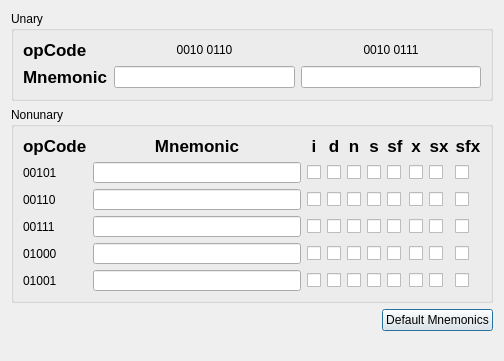
<?xml version="1.0" encoding="UTF-8"?>
<ui version="4.0">
 <class>RedefineMnemonicsDialog</class>
 <widget class="QDialog" name="RedefineMnemonicsDialog">
  <property name="windowModality">
   <enum>Qt::ApplicationModal</enum>
  </property>
  <property name="geometry">
   <rect>
    <x>0</x>
    <y>0</y>
    <width>504</width>
    <height>361</height>
   </rect>
  </property>
  <property name="sizePolicy">
   <sizepolicy hsizetype="Preferred" vsizetype="Preferred">
    <horstretch>0</horstretch>
    <verstretch>0</verstretch>
   </sizepolicy>
  </property>
  <property name="minimumSize">
   <size>
    <width>504</width>
    <height>361</height>
   </size>
  </property>
  <property name="maximumSize">
   <size>
    <width>504</width>
    <height>361</height>
   </size>
  </property>
  <property name="windowTitle">
   <string>Redefine Mnemonics</string>
  </property>
  <property name="sizeGripEnabled">
   <bool>false</bool>
  </property>
  <property name="modal">
   <bool>false</bool>
  </property>
  <layout class="QVBoxLayout" name="verticalLayout_2">
   <item>
    <widget class="QGroupBox" name="groupBox">
     <property name="title">
      <string>Unary</string>
     </property>
     <layout class="QVBoxLayout" name="verticalLayout">
      <item>
       <layout class="QGridLayout" name="gridLayout">
        <property name="sizeConstraint">
         <enum>QLayout::SetDefaultConstraint</enum>
        </property>
        <item row="1" column="0">
         <widget class="QLabel" name="unaryMnemonicLabel">
          <property name="font">
           <font>
            <family>Lucida Grande</family>
            <pointsize>13</pointsize>
            <weight>75</weight>
            <italic>false</italic>
            <bold>true</bold>
            <underline>false</underline>
            <strikeout>false</strikeout>
           </font>
          </property>
          <property name="text">
           <string>Mnemonic</string>
          </property>
         </widget>
        </item>
        <item row="1" column="1">
         <widget class="QLineEdit" name="unaryMnemonic0LineEdit"/>
        </item>
        <item row="1" column="2">
         <widget class="QLineEdit" name="unaryMnemonic1LineEdit"/>
        </item>
        <item row="0" column="0">
         <widget class="QLabel" name="unaryOpCodeLabel">
          <property name="font">
           <font>
            <family>Lucida Grande</family>
            <pointsize>13</pointsize>
            <weight>75</weight>
            <italic>false</italic>
            <bold>true</bold>
            <underline>false</underline>
            <strikeout>false</strikeout>
           </font>
          </property>
          <property name="text">
           <string>opCode</string>
          </property>
         </widget>
        </item>
        <item row="0" column="2">
         <widget class="QLabel" name="unaryOpCode1Label">
          <property name="text">
           <string>0010 0111</string>
          </property>
          <property name="alignment">
           <set>Qt::AlignCenter</set>
          </property>
         </widget>
        </item>
        <item row="0" column="1">
         <widget class="QLabel" name="unaryOpCode0Label">
          <property name="text">
           <string>0010 0110</string>
          </property>
          <property name="alignment">
           <set>Qt::AlignCenter</set>
          </property>
         </widget>
        </item>
        <item row="2" column="0" colspan="3">
         <spacer name="horizontalSpacer">
          <property name="orientation">
           <enum>Qt::Horizontal</enum>
          </property>
          <property name="sizeHint" stdset="0">
           <size>
            <width>40</width>
            <height>1</height>
           </size>
          </property>
         </spacer>
        </item>
       </layout>
      </item>
     </layout>
    </widget>
   </item>
   <item>
    <widget class="QGroupBox" name="groupBox_2">
     <property name="title">
      <string>Nonunary</string>
     </property>
     <layout class="QGridLayout" name="gridLayout_2">
      <item row="0" column="0">
       <widget class="QLabel" name="nonunaryOpCodeLabel">
        <property name="font">
         <font>
          <family>Lucida Grande</family>
          <pointsize>13</pointsize>
          <weight>75</weight>
          <italic>false</italic>
          <bold>true</bold>
          <underline>false</underline>
          <strikeout>false</strikeout>
         </font>
        </property>
        <property name="text">
         <string>opCode</string>
        </property>
       </widget>
      </item>
      <item row="0" column="1">
       <widget class="QLabel" name="nonunaryMnemonicLabel">
        <property name="font">
         <font>
          <family>Lucida Grande</family>
          <pointsize>13</pointsize>
          <weight>75</weight>
          <italic>false</italic>
          <bold>true</bold>
          <underline>false</underline>
          <strikeout>false</strikeout>
         </font>
        </property>
        <property name="text">
         <string>Mnemonic</string>
        </property>
        <property name="alignment">
         <set>Qt::AlignCenter</set>
        </property>
       </widget>
      </item>
      <item row="0" column="2">
       <widget class="QLabel" name="iLabel">
        <property name="font">
         <font>
          <family>Lucida Grande</family>
          <pointsize>13</pointsize>
          <weight>75</weight>
          <italic>false</italic>
          <bold>true</bold>
          <underline>false</underline>
          <strikeout>false</strikeout>
         </font>
        </property>
        <property name="text">
         <string>i</string>
        </property>
        <property name="alignment">
         <set>Qt::AlignCenter</set>
        </property>
       </widget>
      </item>
      <item row="0" column="3">
       <widget class="QLabel" name="dLabel">
        <property name="font">
         <font>
          <family>Lucida Grande</family>
          <pointsize>13</pointsize>
          <weight>75</weight>
          <italic>false</italic>
          <bold>true</bold>
          <underline>false</underline>
          <strikeout>false</strikeout>
         </font>
        </property>
        <property name="text">
         <string>d</string>
        </property>
        <property name="alignment">
         <set>Qt::AlignCenter</set>
        </property>
       </widget>
      </item>
      <item row="0" column="4">
       <widget class="QLabel" name="nLabel">
        <property name="font">
         <font>
          <family>Lucida Grande</family>
          <pointsize>13</pointsize>
          <weight>75</weight>
          <italic>false</italic>
          <bold>true</bold>
          <underline>false</underline>
          <strikeout>false</strikeout>
         </font>
        </property>
        <property name="text">
         <string>n</string>
        </property>
        <property name="alignment">
         <set>Qt::AlignCenter</set>
        </property>
       </widget>
      </item>
      <item row="0" column="5">
       <widget class="QLabel" name="sLabel">
        <property name="font">
         <font>
          <family>Lucida Grande</family>
          <pointsize>13</pointsize>
          <weight>75</weight>
          <italic>false</italic>
          <bold>true</bold>
          <underline>false</underline>
          <strikeout>false</strikeout>
         </font>
        </property>
        <property name="text">
         <string>s</string>
        </property>
        <property name="alignment">
         <set>Qt::AlignCenter</set>
        </property>
       </widget>
      </item>
      <item row="0" column="6">
       <widget class="QLabel" name="sfLabel">
        <property name="font">
         <font>
          <family>Lucida Grande</family>
          <pointsize>13</pointsize>
          <weight>75</weight>
          <italic>false</italic>
          <bold>true</bold>
          <underline>false</underline>
          <strikeout>false</strikeout>
         </font>
        </property>
        <property name="text">
         <string>sf</string>
        </property>
        <property name="alignment">
         <set>Qt::AlignCenter</set>
        </property>
       </widget>
      </item>
      <item row="0" column="7">
       <widget class="QLabel" name="xLabel">
        <property name="font">
         <font>
          <family>Lucida Grande</family>
          <pointsize>13</pointsize>
          <weight>75</weight>
          <italic>false</italic>
          <bold>true</bold>
          <underline>false</underline>
          <strikeout>false</strikeout>
         </font>
        </property>
        <property name="text">
         <string>x</string>
        </property>
        <property name="alignment">
         <set>Qt::AlignCenter</set>
        </property>
       </widget>
      </item>
      <item row="0" column="8">
       <widget class="QLabel" name="sxLabel">
        <property name="font">
         <font>
          <family>Lucida Grande</family>
          <pointsize>13</pointsize>
          <weight>75</weight>
          <italic>false</italic>
          <bold>true</bold>
          <underline>false</underline>
          <strikeout>false</strikeout>
         </font>
        </property>
        <property name="text">
         <string>sx</string>
        </property>
        <property name="alignment">
         <set>Qt::AlignCenter</set>
        </property>
       </widget>
      </item>
      <item row="0" column="9">
       <widget class="QLabel" name="sfxLabel">
        <property name="font">
         <font>
          <family>Lucida Grande</family>
          <pointsize>13</pointsize>
          <weight>75</weight>
          <italic>false</italic>
          <bold>true</bold>
          <underline>false</underline>
          <strikeout>false</strikeout>
         </font>
        </property>
        <property name="text">
         <string>sfx</string>
        </property>
        <property name="alignment">
         <set>Qt::AlignCenter</set>
        </property>
       </widget>
      </item>
      <item row="1" column="0">
       <widget class="QLabel" name="nonunaryOpCode1Label">
        <property name="text">
         <string>00101</string>
        </property>
       </widget>
      </item>
      <item row="1" column="1">
       <widget class="QLineEdit" name="nonUnaryMnemonic0LineEdit">
        <property name="minimumSize">
         <size>
          <width>0</width>
          <height>21</height>
         </size>
        </property>
        <property name="maximumSize">
         <size>
          <width>16777215</width>
          <height>21</height>
         </size>
        </property>
       </widget>
      </item>
      <item row="1" column="2">
       <widget class="QCheckBox" name="mnemon0iCheckBox">
        <property name="text">
         <string/>
        </property>
       </widget>
      </item>
      <item row="1" column="3">
       <widget class="QCheckBox" name="mnemon0dCheckBox">
        <property name="text">
         <string/>
        </property>
       </widget>
      </item>
      <item row="1" column="4">
       <widget class="QCheckBox" name="mnemon0nCheckBox">
        <property name="text">
         <string/>
        </property>
       </widget>
      </item>
      <item row="1" column="5">
       <widget class="QCheckBox" name="mnemon0sCheckBox">
        <property name="text">
         <string/>
        </property>
       </widget>
      </item>
      <item row="1" column="6">
       <widget class="QCheckBox" name="mnemon0sfCheckBox">
        <property name="text">
         <string/>
        </property>
       </widget>
      </item>
      <item row="1" column="7">
       <widget class="QCheckBox" name="mnemon0xCheckBox">
        <property name="text">
         <string/>
        </property>
       </widget>
      </item>
      <item row="1" column="8">
       <widget class="QCheckBox" name="mnemon0sxCheckBox">
        <property name="text">
         <string/>
        </property>
       </widget>
      </item>
      <item row="1" column="9">
       <widget class="QCheckBox" name="mnemon0sfxCheckBox">
        <property name="text">
         <string/>
        </property>
       </widget>
      </item>
      <item row="2" column="0">
       <widget class="QLabel" name="nonunaryOpCode2Label">
        <property name="text">
         <string>00110</string>
        </property>
       </widget>
      </item>
      <item row="2" column="1">
       <widget class="QLineEdit" name="nonUnaryMnemonic1LineEdit">
        <property name="minimumSize">
         <size>
          <width>0</width>
          <height>21</height>
         </size>
        </property>
        <property name="maximumSize">
         <size>
          <width>16777215</width>
          <height>21</height>
         </size>
        </property>
       </widget>
      </item>
      <item row="2" column="2">
       <widget class="QCheckBox" name="mnemon1iCheckBox">
        <property name="text">
         <string/>
        </property>
       </widget>
      </item>
      <item row="2" column="3">
       <widget class="QCheckBox" name="mnemon1dCheckBox">
        <property name="text">
         <string/>
        </property>
       </widget>
      </item>
      <item row="2" column="4">
       <widget class="QCheckBox" name="mnemon1nCheckBox">
        <property name="text">
         <string/>
        </property>
       </widget>
      </item>
      <item row="2" column="5">
       <widget class="QCheckBox" name="mnemon1sCheckBox">
        <property name="text">
         <string/>
        </property>
       </widget>
      </item>
      <item row="2" column="6">
       <widget class="QCheckBox" name="mnemon1sfCheckBox">
        <property name="text">
         <string/>
        </property>
       </widget>
      </item>
      <item row="2" column="7">
       <widget class="QCheckBox" name="mnemon1xCheckBox">
        <property name="text">
         <string/>
        </property>
       </widget>
      </item>
      <item row="2" column="8">
       <widget class="QCheckBox" name="mnemon1sxCheckBox">
        <property name="text">
         <string/>
        </property>
       </widget>
      </item>
      <item row="2" column="9">
       <widget class="QCheckBox" name="mnemon1sfxCheckBox">
        <property name="text">
         <string/>
        </property>
       </widget>
      </item>
      <item row="3" column="0">
       <widget class="QLabel" name="nonunaryOpCode3Label">
        <property name="text">
         <string>00111</string>
        </property>
       </widget>
      </item>
      <item row="3" column="1">
       <widget class="QLineEdit" name="nonUnaryMnemonic2LineEdit">
        <property name="minimumSize">
         <size>
          <width>0</width>
          <height>21</height>
         </size>
        </property>
        <property name="maximumSize">
         <size>
          <width>16777215</width>
          <height>21</height>
         </size>
        </property>
       </widget>
      </item>
      <item row="3" column="2">
       <widget class="QCheckBox" name="mnemon2iCheckBox">
        <property name="text">
         <string/>
        </property>
       </widget>
      </item>
      <item row="3" column="3">
       <widget class="QCheckBox" name="mnemon2dCheckBox">
        <property name="text">
         <string/>
        </property>
       </widget>
      </item>
      <item row="3" column="4">
       <widget class="QCheckBox" name="mnemon2nCheckBox">
        <property name="text">
         <string/>
        </property>
       </widget>
      </item>
      <item row="3" column="5">
       <widget class="QCheckBox" name="mnemon2sCheckBox">
        <property name="text">
         <string/>
        </property>
       </widget>
      </item>
      <item row="3" column="6">
       <widget class="QCheckBox" name="mnemon2sfCheckBox">
        <property name="text">
         <string/>
        </property>
       </widget>
      </item>
      <item row="3" column="7">
       <widget class="QCheckBox" name="mnemon2xCheckBox">
        <property name="text">
         <string/>
        </property>
       </widget>
      </item>
      <item row="3" column="8">
       <widget class="QCheckBox" name="mnemon2sxCheckBox">
        <property name="text">
         <string/>
        </property>
       </widget>
      </item>
      <item row="3" column="9">
       <widget class="QCheckBox" name="mnemon2sfxCheckBox">
        <property name="text">
         <string/>
        </property>
       </widget>
      </item>
      <item row="4" column="0">
       <widget class="QLabel" name="nonunaryOpCode4Label">
        <property name="text">
         <string>01000</string>
        </property>
       </widget>
      </item>
      <item row="4" column="1">
       <widget class="QLineEdit" name="nonUnaryMnemonic3LineEdit">
        <property name="minimumSize">
         <size>
          <width>0</width>
          <height>21</height>
         </size>
        </property>
        <property name="maximumSize">
         <size>
          <width>16777215</width>
          <height>21</height>
         </size>
        </property>
       </widget>
      </item>
      <item row="4" column="2">
       <widget class="QCheckBox" name="mnemon3iCheckBox">
        <property name="text">
         <string/>
        </property>
       </widget>
      </item>
      <item row="4" column="3">
       <widget class="QCheckBox" name="mnemon3dCheckBox">
        <property name="text">
         <string/>
        </property>
       </widget>
      </item>
      <item row="4" column="4">
       <widget class="QCheckBox" name="mnemon3nCheckBox">
        <property name="text">
         <string/>
        </property>
       </widget>
      </item>
      <item row="4" column="5">
       <widget class="QCheckBox" name="mnemon3sCheckBox">
        <property name="text">
         <string/>
        </property>
       </widget>
      </item>
      <item row="4" column="6">
       <widget class="QCheckBox" name="mnemon3sfCheckBox">
        <property name="text">
         <string/>
        </property>
       </widget>
      </item>
      <item row="4" column="7">
       <widget class="QCheckBox" name="mnemon3xCheckBox">
        <property name="text">
         <string/>
        </property>
       </widget>
      </item>
      <item row="4" column="8">
       <widget class="QCheckBox" name="mnemon3sxCheckBox">
        <property name="text">
         <string/>
        </property>
       </widget>
      </item>
      <item row="4" column="9">
       <widget class="QCheckBox" name="mnemon3sfxCheckBox">
        <property name="text">
         <string/>
        </property>
       </widget>
      </item>
      <item row="5" column="0">
       <widget class="QLabel" name="nonunaryOpCode5Label">
        <property name="text">
         <string>01001</string>
        </property>
       </widget>
      </item>
      <item row="5" column="1">
       <widget class="QLineEdit" name="nonUnaryMnemonic4LineEdit">
        <property name="minimumSize">
         <size>
          <width>0</width>
          <height>21</height>
         </size>
        </property>
        <property name="maximumSize">
         <size>
          <width>16777215</width>
          <height>21</height>
         </size>
        </property>
       </widget>
      </item>
      <item row="5" column="2">
       <widget class="QCheckBox" name="mnemon4iCheckBox">
        <property name="text">
         <string/>
        </property>
       </widget>
      </item>
      <item row="5" column="3">
       <widget class="QCheckBox" name="mnemon4dCheckBox">
        <property name="text">
         <string/>
        </property>
       </widget>
      </item>
      <item row="5" column="4">
       <widget class="QCheckBox" name="mnemon4nCheckBox">
        <property name="text">
         <string/>
        </property>
       </widget>
      </item>
      <item row="5" column="5">
       <widget class="QCheckBox" name="mnemon4sCheckBox">
        <property name="text">
         <string/>
        </property>
       </widget>
      </item>
      <item row="5" column="6">
       <widget class="QCheckBox" name="mnemon4sfCheckBox">
        <property name="text">
         <string/>
        </property>
       </widget>
      </item>
      <item row="5" column="7">
       <widget class="QCheckBox" name="mnemon4xCheckBox">
        <property name="text">
         <string/>
        </property>
       </widget>
      </item>
      <item row="5" column="8">
       <widget class="QCheckBox" name="mnemon4sxCheckBox">
        <property name="text">
         <string/>
        </property>
       </widget>
      </item>
      <item row="5" column="9">
       <widget class="QCheckBox" name="mnemon4sfxCheckBox">
        <property name="text">
         <string/>
        </property>
       </widget>
      </item>
     </layout>
    </widget>
   </item>
   <item>
    <layout class="QHBoxLayout">
     <item>
      <widget class="QLabel" name="warningLabel">
       <property name="text">
        <string/>
       </property>
      </widget>
     </item>
     <item>
      <spacer>
       <property name="orientation">
        <enum>Qt::Horizontal</enum>
       </property>
       <property name="sizeHint" stdset="0">
        <size>
         <width>40</width>
         <height>20</height>
        </size>
       </property>
      </spacer>
     </item>
     <item>
      <widget class="QPushButton" name="defaultMnemonicsButton">
       <property name="text">
        <string>Default Mnemonics</string>
       </property>
      </widget>
     </item>
    </layout>
   </item>
   <item>
    <spacer name="verticalSpacer">
     <property name="orientation">
      <enum>Qt::Vertical</enum>
     </property>
     <property name="sizeHint" stdset="0">
      <size>
       <width>20</width>
       <height>27</height>
      </size>
     </property>
    </spacer>
   </item>
  </layout>
 </widget>
 <tabstops>
  <tabstop>unaryMnemonic0LineEdit</tabstop>
  <tabstop>unaryMnemonic1LineEdit</tabstop>
  <tabstop>nonUnaryMnemonic0LineEdit</tabstop>
  <tabstop>mnemon0iCheckBox</tabstop>
  <tabstop>mnemon0dCheckBox</tabstop>
  <tabstop>mnemon0nCheckBox</tabstop>
  <tabstop>mnemon0sCheckBox</tabstop>
  <tabstop>mnemon0sfCheckBox</tabstop>
  <tabstop>mnemon0xCheckBox</tabstop>
  <tabstop>mnemon0sxCheckBox</tabstop>
  <tabstop>mnemon0sfxCheckBox</tabstop>
  <tabstop>nonUnaryMnemonic1LineEdit</tabstop>
  <tabstop>mnemon1iCheckBox</tabstop>
  <tabstop>mnemon1dCheckBox</tabstop>
  <tabstop>mnemon1nCheckBox</tabstop>
  <tabstop>mnemon1sCheckBox</tabstop>
  <tabstop>mnemon2sCheckBox</tabstop>
  <tabstop>mnemon1xCheckBox</tabstop>
  <tabstop>mnemon1sxCheckBox</tabstop>
  <tabstop>mnemon1sfxCheckBox</tabstop>
  <tabstop>nonUnaryMnemonic2LineEdit</tabstop>
  <tabstop>mnemon2iCheckBox</tabstop>
  <tabstop>mnemon3sfCheckBox</tabstop>
  <tabstop>mnemon2nCheckBox</tabstop>
  <tabstop>mnemon1sfCheckBox</tabstop>
  <tabstop>mnemon2sfCheckBox</tabstop>
  <tabstop>mnemon2xCheckBox</tabstop>
  <tabstop>mnemon2sxCheckBox</tabstop>
  <tabstop>mnemon2sfxCheckBox</tabstop>
  <tabstop>nonUnaryMnemonic3LineEdit</tabstop>
  <tabstop>mnemon3iCheckBox</tabstop>
  <tabstop>mnemon3dCheckBox</tabstop>
  <tabstop>mnemon3nCheckBox</tabstop>
  <tabstop>mnemon3sCheckBox</tabstop>
  <tabstop>mnemon4iCheckBox</tabstop>
  <tabstop>mnemon3xCheckBox</tabstop>
  <tabstop>mnemon3sxCheckBox</tabstop>
  <tabstop>mnemon3sfxCheckBox</tabstop>
  <tabstop>nonUnaryMnemonic4LineEdit</tabstop>
  <tabstop>mnemon2dCheckBox</tabstop>
  <tabstop>mnemon4dCheckBox</tabstop>
  <tabstop>mnemon4nCheckBox</tabstop>
  <tabstop>mnemon4sCheckBox</tabstop>
  <tabstop>mnemon4sfCheckBox</tabstop>
  <tabstop>mnemon4xCheckBox</tabstop>
  <tabstop>mnemon4sxCheckBox</tabstop>
  <tabstop>mnemon4sfxCheckBox</tabstop>
  <tabstop>defaultMnemonicsButton</tabstop>
 </tabstops>
 <resources/>
 <connections/>
</ui>
